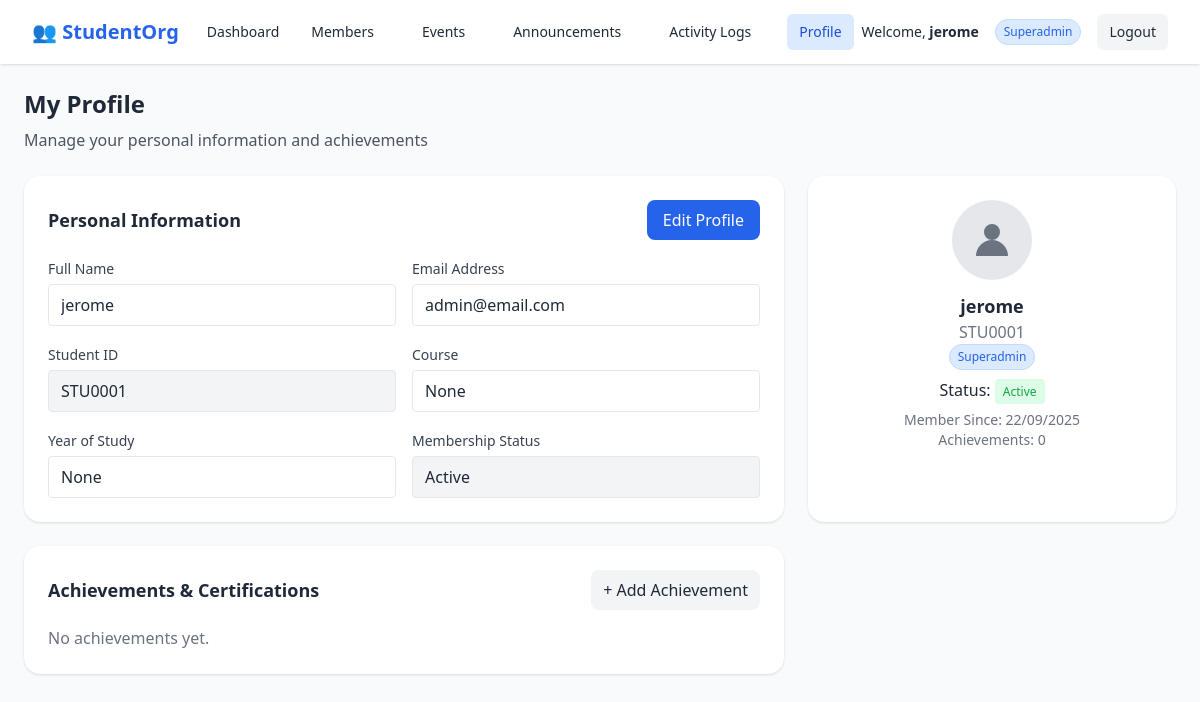
Screenshot of /profile/ (signed in) with the database file from the repository.
### accounts/models.py (models this page shows, shortened)
class Member(models.Model):
    user = models.OneToOneField(User, on_delete=models.CASCADE)
    student_id = models.CharField(max_length=20, unique=True, null=True, blank=True)
    course = models.CharField(max_length=100, null=True, blank=True)
    year = models.CharField(max_length=10, null=True, blank=True)
    role = models.CharField(
        max_length=20,
        choices=[
            ('superadmin', 'superadmin'),
            ('admin', 'admin'),
            ('member', 'member'),
        ],
        default='member'
    )
    status = models.CharField(
        max_length=10,
        choices=[
            ('active', 'active'),
            ('inactive', 'inactive'),
        ],
        default='active'
    )
    joined_date = models.DateTimeField(auto_now_add=True, null=True, blank=True)
    achievements = models.TextField(blank=True, null=True)

### accounts/views.py (the view)
# urls.py: path("profile/", views.profile_update, name="profile_update"),
@login_required
def profile_update(request):
    user = request.user
    member = getattr(user, "member", None)
    if request.method == "POST":
        form = ProfileUpdateForm(request.POST, instance=user)
        if form.is_valid():
            form.save()
            if member:
                member.course = request.POST.get("course", member.course)
                member.year = request.POST.get("year", member.year)
                member.status = request.POST.get("status", member.status)
                member.save()
            messages.success(request, "Profile updated successfully.")
            return redirect("accounts:dashboard")
    else:
        form = ProfileUpdateForm(instance=user)
    achievements = Achievement.objects.filter(user=user).order_by('-date_earned')
    return render(
        request,
        "accounts/profile_update.html",
        {
            "form": form,
            "member": member,
            "achievements": achievements,
        },
    )

### accounts/forms.py (shortened to what this page needs)
class ProfileUpdateForm(forms.ModelForm):
    email = forms.EmailField(
        required=True,
        widget=forms.EmailInput(attrs={"placeholder": "Update your email"})
    )
    class Meta:
        model = User
        fields = ("username", "email")
        widgets = {
            "username": forms.TextInput(attrs={"placeholder": "Update username"}),
        }

### accounts/templates/accounts/profile_update.html (shortened to what this page needs)
{% extends "accounts/base.html" %}
{% load static %}
{% block content %}
<div class="max-w-7xl mx-auto p-6">
  <h1 class="text-2xl font-bold mb-2">My Profile</h1>
  <p class="text-gray-600 mb-6">Manage your personal information and achievements</p>
  <div class="grid grid-cols-1 lg:grid-cols-3 gap-6">
    <div class="bg-white p-6 rounded-2xl shadow col-span-2">
      <div class="flex justify-between items-center mb-4">
        <h2 class="text-lg font-semibold">Personal Information</h2>
        <button id="editBtn" type="button" class="px-4 py-2 bg-blue-600 text-white rounded-lg hover:bg-blue-700 transition">Edit Profile</button>
      </div>
      <form id="profileForm" method="post">
        <div class="grid grid-cols-1 md:grid-cols-2 gap-4">
          <label class="block">
            <span class="text-sm text-gray-700">Full Name</span>
            <input type="text" name="full_name" value="{{ member.user.get_full_name }}" class="mt-1 block w-full px-3 py-2 border rounded" readonly />
          </label>
          <label class="block">
            <span class="text-sm text-gray-700">Email Address</span>
            <input type="email" name="email" value="{{ member.user.email }}" class="mt-1 block w-full px-3 py-2 border rounded" readonly />
          </label>
          <label class="block">
            <span class="text-sm text-gray-700">Student ID</span>
            <input type="text" name="student_id" value="{{ member.student_id }}" class="mt-1 block w-full px-3 py-2 border rounded bg-gray-100 cursor-not-allowed" readonly/>
          </label>
          <label class="block">
            <span class="text-sm text-gray-700">Course</span>
            <input type="text" name="course" value="{{ member.course }}" class="mt-1 block w-full px-3 py-2 border rounded" readonly />
          </label>
          <label class="block">
            <span class="text-sm text-gray-700">Year of Study</span>
            <input type="text" name="year" value="{{ member.year }}" class="mt-1 block w-full px-3 py-2 border rounded" readonly />
          </label>
          <label class="block">
            <span class="text-sm text-gray-700">Membership Status</span>
            <input type="text" name="status" value="{{ member.status|capfirst }}" class="mt-1 block w-full px-3 py-2 border rounded bg-gray-100 cursor-not-allowed" readonly />
          </label>
        </div>
      </form>
    </div>
    <div class="bg-white p-6 rounded-2xl shadow flex flex-col items-center text-center">
      <div class="w-20 h-20 rounded-full bg-gray-200 flex items-center justify-center mb-3">
        <svg class="w-10 h-10 text-gray-500" fill="currentColor" viewBox="0 0 20 20">
          <path d="M10 10a4 4 0 100-8 4 4 0 000 8zM2 18a8 8 0 1116 0H2z" />
        </svg>
      </div>
      <h3 class="text-lg font-semibold">{{ member.user.get_full_name }}</h3>
      <p class="text-gray-500">{{ member.student_id }}</p>
      {% if user.is_superuser %}
        <span class="px-2 py-1 text-xs rounded-full bg-blue-100 text-blue-600 border border-blue-200">Superadmin</span>
      {% elif user.member.role == "Admin" %}
        <span class="px-2 py-1 text-xs rounded-full bg-green-100 text-green-600 border border-green-200">Admin</span>
      {% else %}
        <span class="px-2 py-1 text-xs rounded-full bg-gray-100 text-gray-600 border border-gray-200">Member</span>
      {% endif %}
      <p class="mt-2">Status: <span class="px-2 py-1 bg-green-100 text-green-600 text-xs rounded">Active</span></p>
      <p class="mt-2 text-sm text-gray-500">Member Since: {{ user.date_joined|date:"d/m/Y" }}</p>
      <p class="text-sm text-gray-500">Achievements: {{ achievements.count }}</p>
    </div>
  </div>
  <div class="grid grid-cols-1 lg:grid-cols-3 gap-6 mt-6">
    <div class="bg-white p-6 rounded-2xl shadow col-span-2">
      <div class="flex justify-between items-center mb-4">
        <h2 class="text-lg font-semibold">Achievements & Certifications</h2>
        <button type="button" id="addAchievementBtn" class="px-3 py-2 bg-gray-100 rounded-lg hover:bg-gray-200">+ Add Achievement</button>
      </div>
      <div class="grid grid-cols-1 md:grid-cols-2 gap-4">
        {% for achievement in achievements %}
        <div class="p-4 border rounded-lg shadow-sm relative group">
          <h3 class="font-semibold">{{ achievement.title }}</h3>
          <p class="text-gray-600 text-sm">{{ achievement.description }}</p>
          <p class="text-xs text-gray-400 mt-1">Earned: {{ achievement.date_earned|date:"d/m/Y" }}</p>
          {% if achievement.certificate %}
          <a href="{% url 'accounts:view_achievement' achievement.id %}"
   target="_blank"
   class="text-blue-600 text-sm mt-2 inline-block hover:underline">📄 View Certificate</a>
          {% endif %}
          <form method="post" action="{% url 'accounts:delete_achievement' achievement.id %}" class="absolute top-2 right-2 hidden group-hover:block" onsubmit="return confirm('Are you sure you want to delete this achievement?');">
            {% csrf_token %}
            <button type="submit" class="text-red-500 hover:text-red-700 text-sm font-semibold">✕</button>
          </form>
        </div>
        {% empty %}
        <p class="text-gray-500">No achievements yet.</p>
        {% endfor %}
      </div>
    </div>
  </div>
</div>
{% endblock %}

### accounts/templates/accounts/base.html (shortened to what this page needs)
{% load static %}
<!DOCTYPE html>
<html lang="en">
<head>
 <script src="https://cdn.tailwindcss.com"></script>
 </head>
 <body
  class="{% if request.resolver_match.url_name in 'login register' %}
         min-h-screen flex items-center justify-center bg-gradient-to-br from-blue-50 to-indigo-100 text-gray-800
         {% else %}
         bg-gray-50 text-gray-800
         {% endif %}">
  {% if request.resolver_match.url_name not in 'login register' %}
  <nav class="bg-white shadow">
    <div class="max-w-7xl mx-auto px-4 sm:px-6 lg:px-8">
      <div class="flex justify-between h-16 items-center">
        <div class="flex items-center space-x-4">
          <span class="text-xl font-bold text-blue-600 flex items-center">
            👥 StudentOrg
          </span>
          {% if user.is_superuser %}
            <a href="{% url 'accounts:superadmin_dashboard' %}"
               class="px-3 py-2 rounded-md text-sm font-medium
               {% if request.resolver_match.url_name == 'superadmin_dashboard' %} bg-blue-100 text-blue-700 {% else %} hover:bg-gray-100 {% endif %}">
              Dashboard
            </a>
          {% elif user.member.role == "admin" %}
            <a href="{% url 'accounts:admin_dashboard' %}"
               class="px-3 py-2 rounded-md text-sm font-medium
               {% if request.resolver_match.url_name == 'admin_dashboard' %} bg-blue-100 text-blue-700 {% else %} hover:bg-gray-100 {% endif %}">
              Dashboard
            </a>
          {% else %}
            <a href="{% url 'accounts:member_dashboard' %}"
               class="px-3 py-2 rounded-md text-sm font-medium
               {% if request.resolver_match.url_name == 'member_dashboard' %} bg-blue-100 text-blue-700 {% else %} hover:bg-gray-100 {% endif %}">
              Dashboard
            </a>
          {% endif %}
        </div>
        {% if user.is_authenticated and user.member.role in "admin superadmin" %}
        <div class="flex space-x-6">
          <a href="{% url 'accounts:membership_list' %}"
             class="px-3 py-2 rounded-md text-sm font-medium
             {% if request.resolver_match.url_name == 'membership_list' %} bg-blue-100 text-blue-700 {% else %} hover:bg-gray-100 {% endif %}">
            Members
          </a>
          <a href="{% url 'accounts:event_list' %}"
             class="px-3 py-2 rounded-md text-sm font-medium
             {% if request.resolver_match.url_name == 'event_list' %} bg-blue-100 text-blue-700 {% else %} hover:bg-gray-100 {% endif %}">
            Events
          </a>
          <a href="{% url 'accounts:announcement_list' %}"
             class="px-3 py-2 rounded-md text-sm font-medium
             {% if request.resolver_match.url_name == 'announcement_list' %} bg-blue-100 text-blue-700 {% else %} hover:bg-gray-100 {% endif %}">
            Announcements
          </a>
          <a href="{% url 'accounts:audit_log_list' %}"
             class="px-3 py-2 rounded-md text-sm font-medium
             {% if request.resolver_match.url_name == 'audit_log_list' %} bg-blue-100 text-blue-700 {% else %} hover:bg-gray-100 {% endif %}">
            Activity Logs
          </a>
          <a href="{% url 'accounts:profile_update' %}"
             class="px-3 py-2 rounded-md text-sm font-medium
             {% if request.resolver_match.url_name == 'profile_update' %} bg-blue-100 text-blue-700 {% else %} hover:bg-gray-100 {% endif %}">
            Profile
          </a>
        </div>
        {% endif %}
        <div class="flex items-center space-x-4">
          <span class="text-sm">
            Welcome, <strong>{{ user.get_full_name|default:user.username }}</strong>
          </span>
          {% if user.is_superuser %}
            <span class="px-2 py-1 text-xs rounded-full bg-blue-100 text-blue-600 border border-blue-200">
              Superadmin
            </span>
          {% elif user.member.role == "admin" %}
            <span class="px-2 py-1 text-xs rounded-full bg-green-100 text-green-600 border border-green-200">
              Admin
            </span>
          {% else %}
            <span class="px-2 py-1 text-xs rounded-full bg-gray-100 text-gray-600 border border-gray-200">
              Member
            </span>
          {% endif %}
          <a href="{% url 'accounts:logout' %}"
             class="px-3 py-2 rounded-md bg-gray-100 hover:bg-gray-200 text-sm font-medium">
            Logout
          </a>
        </div>
      </div>
    </div>
  </nav>
  {% endif %}
  {% block content %}{% endblock %}
</body>
</html>

### rows the page displays
Member: full_name "jerome", email "admin@email.com", student_id "STU0001", course "None", year "None", status "Active", user.get_full_name "jerome"

### other values shown
{{ user.get_full_name|default:user.username }} "jerome"
{{ user.date_joined|date:"d/m/Y" }} "22/09/2025"
{{ achievements.count }} "0"
